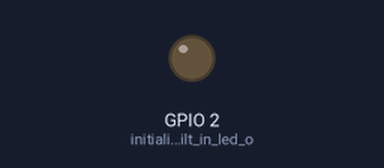
Simulated run of this sketch. Board: ESP8266 (Wemos D1 mini). Parts: output pins drawn as LEDs (lit = HIGH). WiFi joins after 1.5 s; servers stay silent unless stated; uploads are accepted with an empty reply; what the sketch prints to the serial monitor is not drawn.

Above: at 6.1 s.
Timing chart, 0 to 12.0 s (numbered marks = the images above):
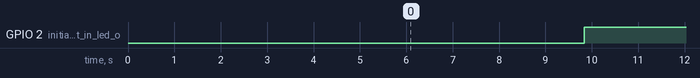

Measured:
- by itself, GPIO 2 (initialize_built_in_led_o): alternates HIGH for 4.3 s and LOW for 3.0 s

The sketch:

post.ino
```cpp
/*
   Source  Code: https://www.instructables.com/How-to-Connect-NodeMCU-ESP8266-to-MySQL-Database-1/
   板子: WMOS D1 mini
   update: 20210714
*/

/*函式庫*/
#include <ESP8266WiFi.h>
#include <ESP8266HTTPClient.h>
#include <WiFiClientSecure.h>

/*WiFi設定*/
#define HOST "192.168.21.39"          // 伺服器的IP或網址 (without "http:// "  and "/" at the end of URL)
#define WIFI_SSID "Hydroponics"        // Wifi 名稱
#define WIFI_PASSWORD "AA10bb17"       // WIFI 密碼
#define URL "http://192.168.21.39/upload_data/dbwrite_deviceConnent.php"

/*全局變數*/
int val,val2;
String sendval, sendval2, postData;
String sendval3;


void setup() {
  Serial.begin(9600); //啟用串列埠
  Serial.println("Communication Started \n\n");
  delay(1000);
  pinMode(LED_BUILTIN, OUTPUT);     // initialize built in led on the board
  get_wifi();
  delay(30);
}


void loop() {

HTTPClient http;    // http object of clas HTTPClient

int device_id = Serial.parseInt(); //輸入=int
Serial.println(device_id);

// Convert integer variables to string
sendval = String(device_id);

/*使用POST來送出資料*/
postData = "device_id=" + sendval ;

// We can post values to PHP files as  example.com/dbwrite.php?name1=val1&name2=val2&name3=val3
// Hence created variable postDAta and stored our variables in it in desired format
// For more detials, refer:- https://www.tutorialspoint.com/php/php_get_post.htm

  // Update Host URL here:-
   http.begin(URL);   //要連線的位置
   http.addHeader("Content-Type", "application/x-www-form-urlencoded");  //Specify content-type header

   int httpCode = http.POST(postData);   // Send POST request to php file and store server response code in variable named httpCode
   Serial.println("Values are, devices_id = " + sendval);

   Serial.print("Send GET request to URL: ");
   Serial.println(URL);

   if (httpCode == 200) {
      /*如果連線成功*/
      Serial.println("Values uploaded successfully.");
      Serial.print("Http Code: ");
      Serial.println(httpCode);
      String webpage = http.getString();    // Get html webpage output and store it in a string
      Serial.println(webpage + "\n");
   }else{
      /*如果連線不成功*/
     Serial.print("Http Code: ");
     Serial.println(httpCode);
     Serial.println("Failed to upload values. \n");
     http.end();
     return;   }
   led_now();

}


void get_wifi(){
   /*啟用WiFi連線*/
  WiFi.mode(WIFI_STA);
  WiFi.begin(WIFI_SSID, WIFI_PASSWORD); //try to connect with wifi
  Serial.print("Connecting to ");
  Serial.print(WIFI_SSID);
  while (WiFi.status() != WL_CONNECTED) {
      Serial.print(".");
      delay(500);
   }

  /*輸出連到的Wifi名&連線分到的ip位置*/
  Serial.println();
  //輸出連到的Wifi名
  Serial.print("Connected to ");
  Serial.println(WIFI_SSID);
  //輸出連線分到的ip位置
  Serial.print("IP Address is : ");
  Serial.println(WiFi.localIP());

}


void led_now(){
  /*led指示燈(板子上的LED:LOW&HIGH)*/
  delay(3000);
  digitalWrite(LED_BUILTIN, LOW);
  delay(3000);
  digitalWrite(LED_BUILTIN, HIGH);
}
```
